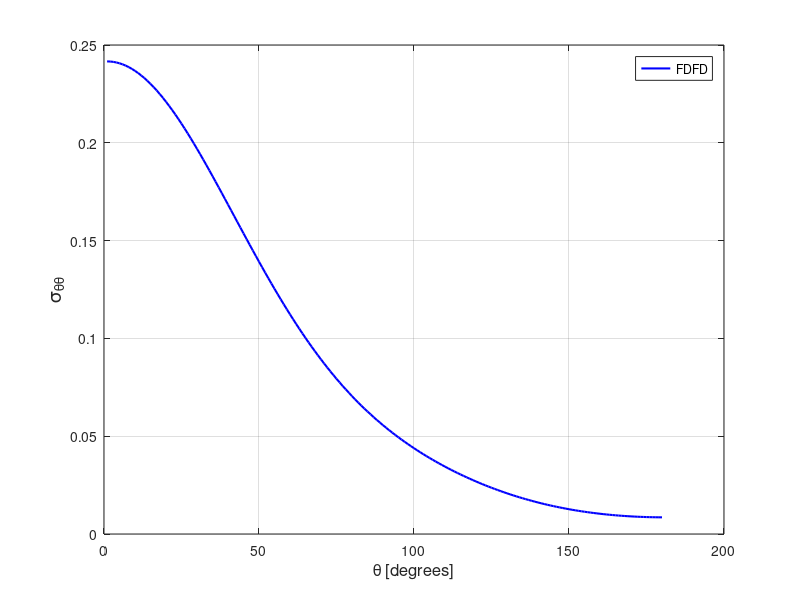

Write the MATLAB code that produced this figure.
stt = [ 
    1  0.24161376E+00
    2  0.24155335E+00
    3  0.24137236E+00
    4  0.24107201E+00
    5  0.24065010E+00
    6  0.24010997E+00
    7  0.23945224E+00
    8  0.23867719E+00
    9  0.23778611E+00
   10  0.23678303E+00
   11  0.23566692E+00
   12  0.23444091E+00
   13  0.23310806E+00
   14  0.23166963E+00
   15  0.23012939E+00
   16  0.22848870E+00
   17  0.22675218E+00
   18  0.22492059E+00
   19  0.22300005E+00
   20  0.22099209E+00
   21  0.21890017E+00
   22  0.21672878E+00
   23  0.21448046E+00
   24  0.21216038E+00
   25  0.20977172E+00
   26  0.20731798E+00
   27  0.20480394E+00
   28  0.20223193E+00
   29  0.19960846E+00
   30  0.19693507E+00
   31  0.19421844E+00
   32  0.19145970E+00
   33  0.18866579E+00
   34  0.18583934E+00
   35  0.18298404E+00
   36  0.18010403E+00
   37  0.17720227E+00
   38  0.17428605E+00
   39  0.17135477E+00
   40  0.16841465E+00
   41  0.16546777E+00
   42  0.16251932E+00
   43  0.15957183E+00
   44  0.15662920E+00
   45  0.15369280E+00
   46  0.15076734E+00
   47  0.14785500E+00
   48  0.14495906E+00
   49  0.14208135E+00
   50  0.13922520E+00
   51  0.13639271E+00
   52  0.13358630E+00
   53  0.13080753E+00
   54  0.12805912E+00
   55  0.12534289E+00
   56  0.12265968E+00
   57  0.12001134E+00
   58  0.11740050E+00
   59  0.11482610E+00
   60  0.11229129E+00
   61  0.10979692E+00
   62  0.10734316E+00
   63  0.10492995E+00
   64  0.10256021E+00
   65  0.10023271E+00
   66  0.97948313E-01
   67  0.95707960E-01
   68  0.93510047E-01
   69  0.91357082E-01
   70  0.89247301E-01
   71  0.87181106E-01
   72  0.85158639E-01
   73  0.83179392E-01
   74  0.81242874E-01
   75  0.79349115E-01
   76  0.77497110E-01
   77  0.75687416E-01
   78  0.73917903E-01
   79  0.72189122E-01
   80  0.70500106E-01
   81  0.68849780E-01
   82  0.67237847E-01
   83  0.65663636E-01
   84  0.64125776E-01
   85  0.62623955E-01
   86  0.61157960E-01
   87  0.59725244E-01
   88  0.58326822E-01
   89  0.56960501E-01
   90  0.55626333E-01
   91  0.54323044E-01
   92  0.53049881E-01
   93  0.51805727E-01
   94  0.50590277E-01
   95  0.49402971E-01
   96  0.48241891E-01
   97  0.47107540E-01
   98  0.45998741E-01
   99  0.44914406E-01
  100  0.43854088E-01
  101  0.42817354E-01
  102  0.41803282E-01
  103  0.40811252E-01
  104  0.39840899E-01
  105  0.38891591E-01
  106  0.37962563E-01
  107  0.37053265E-01
  108  0.36163967E-01
  109  0.35293110E-01
  110  0.34440875E-01
  111  0.33606980E-01
  112  0.32790486E-01
  113  0.31991735E-01
  114  0.31209674E-01
  115  0.30444272E-01
  116  0.29695453E-01
  117  0.28962411E-01
  118  0.28245693E-01
  119  0.27544465E-01
  120  0.26858408E-01
  121  0.26187548E-01
  122  0.25531884E-01
  123  0.24890792E-01
  124  0.24264319E-01
  125  0.23652295E-01
  126  0.23054615E-01
  127  0.22470899E-01
  128  0.21901406E-01
  129  0.21345638E-01
  130  0.20803571E-01
  131  0.20275222E-01
  132  0.19760422E-01
  133  0.19258810E-01
  134  0.18770713E-01
  135  0.18295709E-01
  136  0.17833855E-01
  137  0.17384790E-01
  138  0.16948646E-01
  139  0.16525144E-01
  140  0.16114259E-01
  141  0.15715888E-01
  142  0.15329828E-01
  143  0.14956184E-01
  144  0.14594520E-01
  145  0.14245012E-01
  146  0.13907271E-01
  147  0.13581266E-01
  148  0.13266947E-01
  149  0.12964018E-01
  150  0.12672536E-01
  151  0.12392258E-01
  152  0.12122911E-01
  153  0.11864633E-01
  154  0.11617026E-01
  155  0.11380139E-01
  156  0.11153710E-01
  157  0.10937483E-01
  158  0.10731691E-01
  159  0.10535767E-01
  160  0.10349845E-01
  161  0.10173636E-01
  162  0.10007046E-01
  163  0.98500550E-02
  164  0.97023658E-02
  165  0.95637161E-02
  166  0.94343638E-02
  167  0.93138861E-02
  168  0.92023816E-02
  169  0.90995915E-02
  170  0.90054190E-02
  171  0.89198081E-02
  172  0.88427793E-02
  173  0.87740133E-02
  174  0.87134056E-02
  175  0.86612636E-02
  176  0.86174402E-02
  177  0.85813617E-02
  178  0.85536446E-02
  179  0.85341046E-02
  180  0.85223140E-02
  181  0.85187284E-02
  182  0.85230879E-02
  183  0.85356757E-02
  184  0.85559851E-02
  185  0.85845031E-02
  186  0.86210575E-02
  187  0.86659044E-02
  188  0.87189190E-02
  189  0.87800659E-02
  190  0.88495370E-02
  191  0.89273993E-02
  192  0.90138558E-02
  193  0.91087120E-02
  194  0.92124315E-02
  195  0.93247369E-02
  196  0.94460025E-02
  197  0.95763151E-02
  198  0.97155459E-02
  199  0.98641682E-02
  200  0.10022219E-01
  201  0.10189591E-01
  202  0.10366691E-01
  203  0.10553571E-01
  204  0.10750280E-01
  205  0.10957144E-01
  206  0.11174203E-01
  207  0.11401656E-01
  208  0.11639394E-01
  209  0.11887884E-01
  210  0.12147219E-01
  211  0.12417530E-01
  212  0.12698608E-01
  213  0.12991193E-01
  214  0.13295120E-01
  215  0.13610281E-01
  216  0.13937313E-01
  217  0.14275916E-01
  218  0.14626489E-01
  219  0.14988995E-01
  220  0.15363629E-01
  221  0.15750518E-01
  222  0.16149709E-01
  223  0.16561428E-01
  224  0.16985834E-01
  225  0.17422879E-01
  226  0.17872391E-01
  227  0.18335318E-01
  228  0.18810924E-01
  229  0.19299915E-01
  230  0.19801849E-01
  231  0.20317398E-01
  232  0.20846425E-01
  233  0.21388795E-01
  234  0.21945117E-01
  235  0.22515021E-01
  236  0.23098929E-01
  237  0.23697181E-01
  238  0.24309404E-01
  239  0.24935994E-01
  240  0.25577299E-01
  241  0.26233140E-01
  242  0.26903808E-01
  243  0.27589850E-01
  244  0.28290985E-01
  245  0.29007701E-01
  246  0.29740235E-01
  247  0.30488871E-01
  248  0.31253714E-01
  249  0.32035481E-01
  250  0.32834113E-01
  251  0.33649724E-01
  252  0.34483191E-01
  253  0.35334665E-01
  254  0.36204707E-01
  255  0.37093528E-01
  256  0.38001824E-01
  257  0.38929749E-01
  258  0.39878424E-01
  259  0.40847868E-01
  260  0.41838713E-01
  261  0.42851485E-01
  262  0.43887407E-01
  263  0.44946518E-01
  264  0.46029437E-01
  265  0.47137368E-01
  266  0.48270237E-01
  267  0.49429588E-01
  268  0.50615929E-01
  269  0.51829975E-01
  270  0.53072270E-01
  271  0.54344241E-01
  272  0.55645801E-01
  273  0.56979056E-01
  274  0.58343589E-01
  275  0.59740383E-01
  276  0.61171222E-01
  277  0.62636591E-01
  278  0.64136460E-01
  279  0.65672614E-01
  280  0.67245357E-01
  281  0.68855695E-01
  282  0.70504338E-01
  283  0.72191812E-01
  284  0.73919073E-01
  285  0.75686775E-01
  286  0.77495284E-01
  287  0.79345547E-01
  288  0.81238344E-01
  289  0.83173037E-01
  290  0.85150346E-01
  291  0.87171786E-01
  292  0.89236714E-01
  293  0.91344789E-01
  294  0.93496881E-01
  295  0.95692754E-01
  296  0.97931989E-01
  297  0.10021523E+00
  298  0.10254160E+00
  299  0.10491065E+00
  300  0.10732242E+00
  301  0.10977524E+00
  302  0.11226930E+00
  303  0.11480302E+00
  304  0.11737589E+00
  305  0.11998668E+00
  306  0.12263381E+00
  307  0.12531638E+00
  308  0.12803258E+00
  309  0.13078012E+00
  310  0.13355783E+00
  311  0.13636442E+00
  312  0.13919663E+00
  313  0.14205244E+00
  314  0.14492986E+00
  315  0.14782521E+00
  316  0.15073819E+00
  317  0.15366289E+00
  318  0.15659922E+00
  319  0.15954307E+00
  320  0.16249019E+00
  321  0.16543961E+00
  322  0.16838562E+00
  323  0.17132702E+00
  324  0.17425752E+00
  325  0.17717576E+00
  326  0.18007675E+00
  327  0.18295741E+00
  328  0.18581340E+00
  329  0.18864082E+00
  330  0.19143565E+00
  331  0.19419307E+00
  332  0.19691193E+00
  333  0.19958530E+00
  334  0.20221055E+00
  335  0.20478149E+00
  336  0.20729744E+00
  337  0.20975198E+00
  338  0.21214171E+00
  339  0.21446246E+00
  340  0.21671133E+00
  341  0.21888369E+00
  342  0.22097582E+00
  343  0.22298552E+00
  344  0.22490697E+00
  345  0.22673917E+00
  346  0.22847654E+00
  347  0.23011804E+00
  348  0.23165950E+00
  349  0.23309851E+00
  350  0.23443194E+00
  351  0.23565924E+00
  352  0.23677492E+00
  353  0.23778069E+00
  354  0.23867171E+00
  355  0.23944665E+00
  356  0.24010682E+00
  357  0.24064712E+00
  358  0.24106908E+00
  359  0.24137193E+00
  360  0.24155323E+00
 ]; 
plot(stt(1:180,1),stt(1:180,2),'b-','linewidth',1.5 ); 
grid on 
legend('FDFD');
xlabel('\theta [degrees]','FontSize',12);
ylabel('\sigma_{\theta\theta}','FontSize',14);
